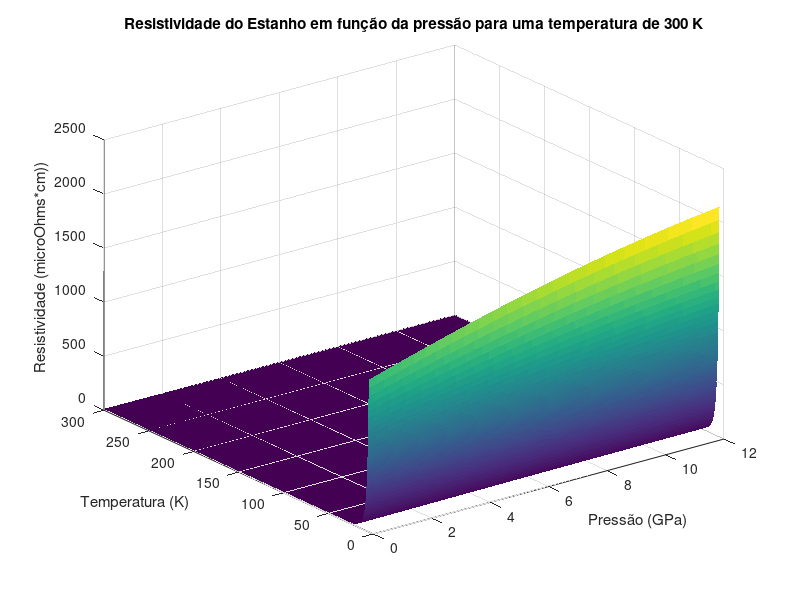

This figure's MATLAB source:
clc;
clear;
close all;

%% Montando a estrutura da resistividade teorica

%Constantes
theta0 = 210; % em kelvin
gama0 = 2.1;
B = 55.81; % em GPa
Blinha = 0.27152; 
K0 = 7440; % em K^-1 cm ohm
beta = 0.78;
delta = 1.8;
alfa = 21.2*10^(-6); % em k^-1
C = 0.70;
ni = 7.0;
[T,P] = meshgrid(5:0.1:300,0:0.004:12); % em kelvin e em GPa

%Definindo a relacao do volume, que fica uma versão resumida, ja que
%estamos trabalhando a 300 K
vol_razao = (1 - (((3*C*alfa).*(300 -T)))).*((((P.*Blinha)./B) + 1).^((-1)/Blinha));

%% Resumo das relacoes que dependem do volume

K = K0.*((vol_razao).^beta);
gama = gama0.*((vol_razao).^delta);
theta = theta0.*((vol_razao).^(-gama));


%% Montando a relacao da resistividade com os parametros dados
A = (K.*T)./(4.*(theta.^2));
B = (theta.^2)./(18.*(T.^2));
C = (1/480).*((theta./T).^4);
resistividade_BG = A.*(1 - B + C);

%% Plotando a curva teorica
figure;
surf(P,T, resistividade_BG)
shading flat;
title('Resistividade do Estanho em função da pressão para uma temperatura de 300 K')
xlabel('Pressão (GPa)')
ylabel('Temperatura (K)')
zlabel('Resistividade (microOhms*cm))')
 